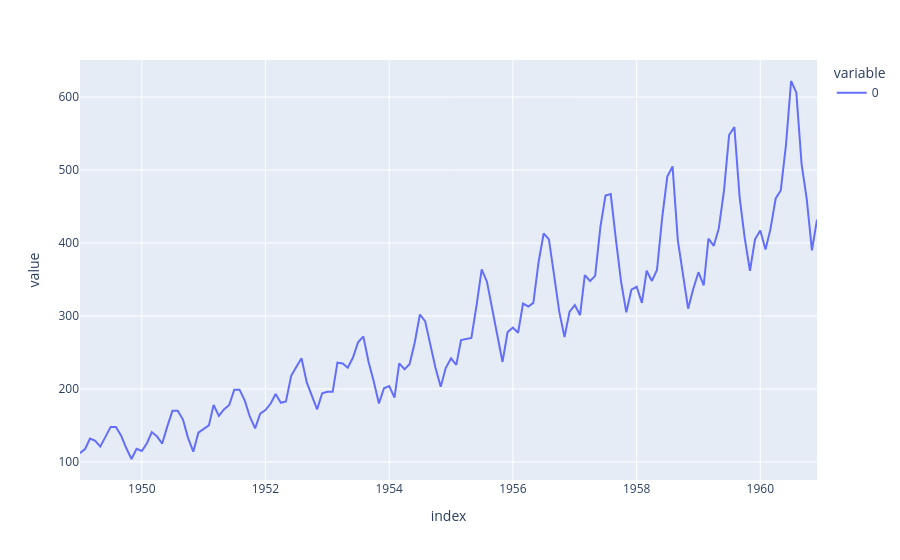

Notebook cell for this chart:
### Code cell
airline.plot()

### Figure 1 — Plotly figure (JSON) as saved in the notebook; plotly's stock layout.template omitted (floating-point values rounded to 4 significant figures; data arrays with more than 128 entries replaced by an {"elided": "..."} marker saying what was removed)
{"data": [{"hovertemplate": "variable=0<br>index=%{x}<br>value=%{y}<extra></extra>", "legendgroup": "0", "line": {"color": "#636efa", "dash": "solid"}, "marker": {"symbol": "circle"}, "mode": "lines", "name": "0", "orientation": "v", "showlegend": true, "type": "scatter", "x": {"elided": "144 str values"}, "xaxis": "x", "y": {"elided": "144 float values"}, "yaxis": "y"}], "layout": {"autosize": true, "legend": {"title": {"text": "variable"}, "tracegroupgap": 0}, "margin": {"t": 60}, "xaxis": {"anchor": "y", "autorange": true, "domain": [0, 1], "range": ["1949-01-01", "1960-12-01"], "title": {"text": "index"}, "type": "date"}, "yaxis": {"anchor": "x", "autorange": true, "domain": [0, 1], "range": [75.22, 650.8], "title": {"text": "value"}, "type": "linear"}}}
